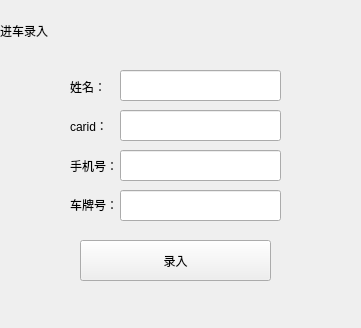
<?xml version="1.0" encoding="UTF-8"?>
<ui version="4.0">
 <class>GetIntoTheCar</class>
 <widget class="QWidget" name="GetIntoTheCar">
  <property name="geometry">
   <rect>
    <x>0</x>
    <y>0</y>
    <width>361</width>
    <height>328</height>
   </rect>
  </property>
  <property name="windowTitle">
   <string>Form</string>
  </property>
  <widget class="QLabel" name="labelHeader">
   <property name="geometry">
    <rect>
     <x>0</x>
     <y>0</y>
     <width>401</width>
     <height>61</height>
    </rect>
   </property>
   <property name="text">
    <string>进车录入</string>
   </property>
  </widget>
  <widget class="QLineEdit" name="lineName">
   <property name="geometry">
    <rect>
     <x>120</x>
     <y>70</y>
     <width>161</width>
     <height>31</height>
    </rect>
   </property>
  </widget>
  <widget class="QLineEdit" name="lineCarId">
   <property name="geometry">
    <rect>
     <x>120</x>
     <y>110</y>
     <width>161</width>
     <height>31</height>
    </rect>
   </property>
  </widget>
  <widget class="QLineEdit" name="linePhone">
   <property name="geometry">
    <rect>
     <x>120</x>
     <y>150</y>
     <width>161</width>
     <height>31</height>
    </rect>
   </property>
  </widget>
  <widget class="QLineEdit" name="lineCarNumber">
   <property name="geometry">
    <rect>
     <x>120</x>
     <y>190</y>
     <width>161</width>
     <height>31</height>
    </rect>
   </property>
  </widget>
  <widget class="QPushButton" name="btnInput">
   <property name="geometry">
    <rect>
     <x>80</x>
     <y>240</y>
     <width>191</width>
     <height>41</height>
    </rect>
   </property>
   <property name="text">
    <string>录入</string>
   </property>
  </widget>
  <widget class="QWidget" name="layoutWidget">
   <property name="geometry">
    <rect>
     <x>70</x>
     <y>70</y>
     <width>51</width>
     <height>151</height>
    </rect>
   </property>
   <layout class="QVBoxLayout" name="verticalLayout">
    <item>
     <widget class="QLabel" name="label_2">
      <property name="text">
       <string>姓名：</string>
      </property>
     </widget>
    </item>
    <item>
     <widget class="QLabel" name="label_3">
      <property name="text">
       <string>carid：</string>
      </property>
     </widget>
    </item>
    <item>
     <widget class="QLabel" name="label_4">
      <property name="text">
       <string>手机号：</string>
      </property>
     </widget>
    </item>
    <item>
     <widget class="QLabel" name="label_6">
      <property name="text">
       <string>车牌号：</string>
      </property>
     </widget>
    </item>
   </layout>
  </widget>
 </widget>
 <resources/>
 <connections/>
</ui>
